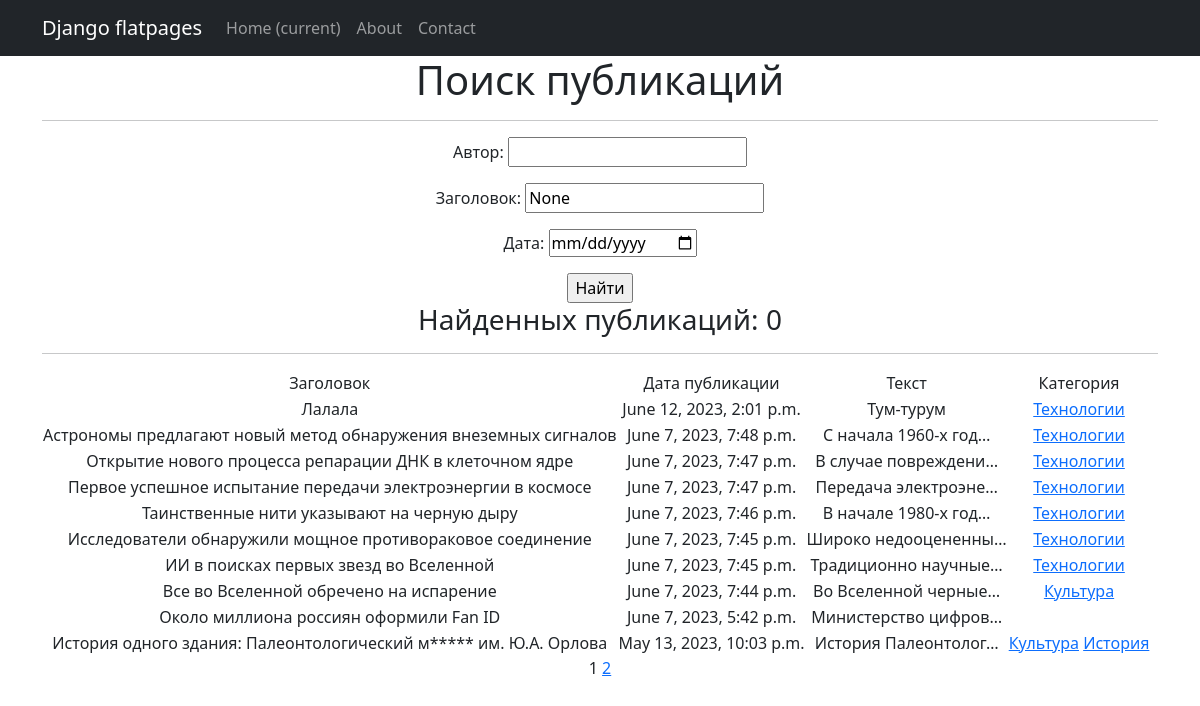
Screenshot of /post/search/ with the database file from the repository.
### NewsPortal/models.py (models this page shows, shortened)
class Post(models.Model):
    article = 'ART'
    news = 'NWS'
    TYPES = [(article, 'статья'), (news, 'новость')]
    post_author = models.ForeignKey(Author, on_delete=models.CASCADE)
    post_type = models.CharField(max_length=64, choices=TYPES)
    post_time_in = models.DateTimeField(auto_now_add=True)
    post_category = models.ManyToManyField(Category, through='PostCategory')
    post_title = models.CharField(max_length=64, unique=True)
    post_text = models.TextField(unique=True)
    post_rating = models.IntegerField(default=0)
    def __str__(self):
        return f'{self.post_title}'

class Category(models.Model):
    category_name = models.CharField(max_length=64, unique=True)
    subscribers = models.ManyToManyField(User, related_name='categories')
    def __str__(self):
        return self.category_name

### NewsPortal/views.py (the view)
# urls.py: path('search/', PostFilterView.as_view(), name='post_filter'),
class PostFilterView(ListView):
    model = Post
    ordering = '-post_time_in'
    filterset_class = PostFilter
    context_object_name = 'post_search'
    template_name = 'post_filter.html'
    paginate_by = 10
    def get_queryset(self):
        queryset = super().get_queryset()
        self.filterset = self.filterset_class(self.request.GET, queryset=queryset)
        return self.filterset.qs
    def get_context_data(self, **kwargs):
        context = super().get_context_data(**kwargs)
        context['filterset'] = self.filterset
        context['curr_date'] = self.request.GET.get('post_time_in__gt')
        context['curr_title'] = self.request.GET.get('post_title__icontains')
        pprint(context)
        return context

### NewsPortal/templatetags/custom_filters.py (called while the page is built)
@register.filter()
def censor(word):
    if isinstance(word, str):
        for i in word.split():
            if i.capitalize() in bad_words:
                word = word.replace(i, i[0] + '*' * len(i))
    else:
        raise ValueError('custom_filters -> censor -> A string is expected, but a different data type has been entered')
    return word

### NewsPortal/templatetags/custom_tags.py (called while the page is built)
@register.simple_tag(takes_context=True)
def url_replace(context, **kwargs):
   d = context['request'].GET.copy()
   for k, v in kwargs.items():
       d[k] = v
   return d.urlencode()

### templates/post_filter.html (shortened to what this page needs)
{% extends 'flatpages/default.html' %}
{% load custom_filters %}
{% load custom_tags %}
{% block content %}
   <h1>Поиск публикаций</h1>
   <hr>
   <form action="" method="get">
       <label >Автор:</label>
       {{ filterset.form.post_author__user__username }}
       <label >Заголовок:</label>
       <input type="text"  name="post_title__icontains" value="{{ curr_title }}">
       <label >Дата:</label>
       <input   type="date"  name="post_time_in__gt" value="{{ curr_date }}">
       <input type="submit" value="Найти" />
   </form>
   <h3>Найденных публикаций: {{ post|length }}</h3>
   <hr>
   {% if post_search %}
       <table>
           <tr>
               <td>Заголовок</td>
               <td>Дата публикации</td>
               <td>Текст</td>
               <td>Категория</td>
           </tr>
           {% for post_item in post_search %}
           <tr>
               <td>{{ post_item.post_title|censor }}</td>
               <td>{{ post_item.post_time_in }}</td>
               <td>{{ post_item.post_text|truncatechars:20|censor }}</td>
               <td>
                   {% for category in post_item.post_category.all %}
                        <a href="{% url 'category_list' category.id %}">{{category}}</a>
                   {% endfor %}
               </td>
           </tr>
           {% endfor %}
       </table>
   {% else %}
       <h2>Публикаций нет!</h2>
   {% endif %}
   {{ page_obj.number }}
   {% if page_obj.has_next %}
       <a href="?{% url_replace page=page_obj.next_page_number %}">{{ page_obj.next_page_number }}</a>
   {% endif %}
{% endblock content %}

### rows the page displays
Post: post_title|censor "Лалала", post_time_in "June 12, 2023, 2:01 p.m.", post_text|censor "Тум-турум"
Category: category_name "Технологии"
Post: post_title|censor "Астрономы предлагают новый метод обнаружения внеземных сигналов", post_time_in "June 7, 2023, 7:48 p.m.", post_text|censor "С начала 1960-х год…"
Post: post_title|censor "Открытие нового процесса репарации ДНК в клеточном ядре", post_time_in "June 7, 2023, 7:47 p.m.", post_text|censor "В случае повреждени…"
Post: post_title|censor "Первое успешное испытание передачи электроэнергии в космосе", post_time_in "June 7, 2023, 7:47 p.m.", post_text|censor "Передача электроэне…"
Post: post_title|censor "Таинственные нити указывают на черную дыру", post_time_in "June 7, 2023, 7:46 p.m.", post_text|censor "В начале 1980-х год…"
Post: post_title|censor "Исследователи обнаружили мощное противораковое соединение", post_time_in "June 7, 2023, 7:45 p.m.", post_text|censor "Широко недооцененны…"
Post: post_title|censor "ИИ в поисках первых звезд во Вселенной", post_time_in "June 7, 2023, 7:45 p.m.", post_text|censor "Традиционно научные…"
Post: post_title|censor "Все во Вселенной обречено на испарение", post_time_in "June 7, 2023, 7:44 p.m.", post_text|censor "Во Вселенной черные…"
Category: category_name "Культура"
Post: post_title|censor "Около миллиона россиян оформили Fan ID", post_time_in "June 7, 2023, 5:42 p.m.", post_text|censor "Министерство цифров…"
Post: post_title|censor "История одного здания: Палеонтологический м***** им. Ю.А. Орлова", post_time_in "May 13, 2023, 10:03 p.m.", post_text|censor "История Палеонтолог…"
Category: category_name "История"

### other values shown
{{ post|length }} "0"
{{ page_obj.number }} "1"
{{ page_obj.next_page_number }} "2"
